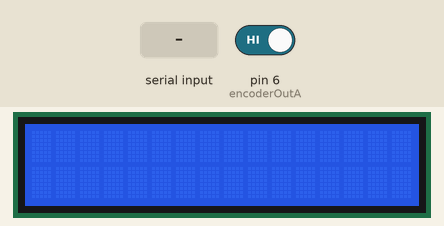
Bench run of a sketch on a simulated Arduino Uno, built with avr-gcc and run on an emulated ATmega328P. Shown: 16×2 character LCD. Inputs (shaded band) come from the test bench; at power-on: pin 6 (encoderOutA) HIGH.

Above: at 1.2 s.
1.3 s: "1" received over Serial
At 2.5 s:
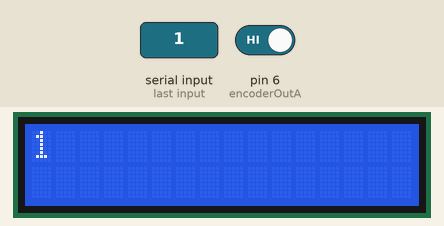
2.8 s: "0" received over Serial
At 3.6 s:
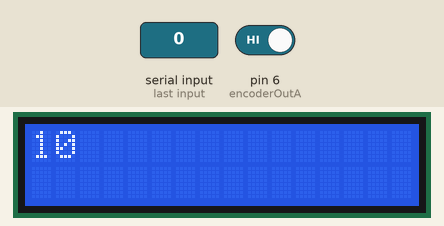
Timing chart, 0 to 5.8 s (numbered marks = the images above; inputs shaded):
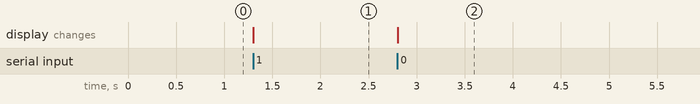

The sketch:

display.ino
```cpp
#include <LiquidCrystal.h>


// initialize the library by associating any needed LCD interface pin

// with the arduino pin number it is connected to

String inputString;

// Rotary Encoder
#define encoderOutA 6 // CLK
#define encoderOutB 7 // DT
volatile int counter = 0;
volatile int encoderState;
volatile int previousEncoderState;

// LCD
#define registerSelect 12 // RS
#define enable 11 // E
#define d4 5
#define d5 4
#define d6 3
#define d7 2


LiquidCrystal lcd(registerSelect, enable, d4, d5, d6, d7);

void setup() {

  // Rotary Encoder
  pinMode(encoderOutA, INPUT);
  pinMode(encoderOutB, INPUT);
  previousEncoderState = digitalRead(encoderOutA);

  // LCD
  lcd.begin(16, 2);

  // Serial
  Serial.begin(115200);
  Serial.setTimeout(1);
}

String displayContents;
String input;

void loop() {
  // update display if necessary
  if (Serial.available()){
    input = Serial.readString();

    if(displayContents.length() >= 32){
      displayContents = "";
    }
    displayContents += input;
    lcd.setCursor(0, 0);
    lcd.print(displayContents.substring(0,16));
    lcd.setCursor(0, 1);
    lcd.print(displayContents.substring(16,32));
  }

  // send volume if necessary
  encoderState = digitalRead(encoderOutA);
  if (encoderState != previousEncoderState){
    if (digitalRead(encoderOutB) != encoderState){
      counter++;
    } else {
      counter--;
    }
    constrain(counter, 0, 100);
    Serial.print(counter);
  };
  previousEncoderState = encoderState;
}
```

Measured:
- after the input at 1.3 s, the display: changes at once (image 1)
- after the input at 2.8 s, the display: changes at once (image 2)
